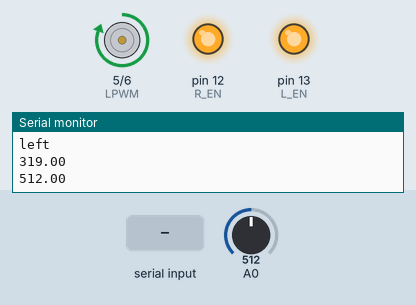
Simulated run of this sketch. Board: Arduino Uno, built with avr-gcc and run on an emulated ATmega328P. Parts: motor-driver pin pairs drawn as motors (green arrow = first pin HIGH = forward, orange = second pin HIGH = backward, longer = more drive), output pins drawn as LEDs (lit = HIGH), the last lines printed to the serial monitor. Inputs (shaded band) come from the test bench; at power-on: A0 = 512.

Above: at 1.2 s.
1.3 s: A0 set to 309
At 2.5 s:
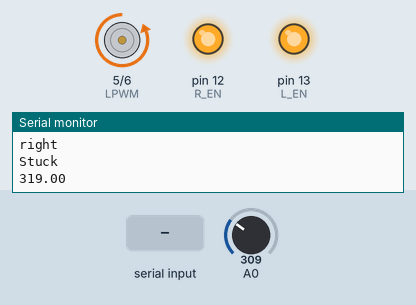
2.8 s: A0 set to 329
At 3.2 s:
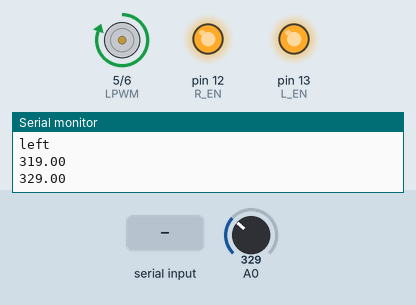
4.3 s: A0 set to 0
At 4.9 s:
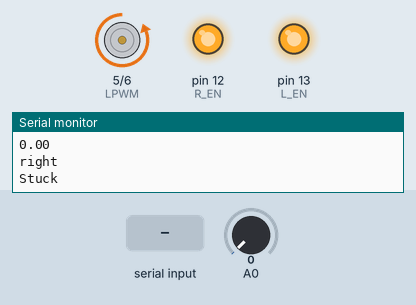
5.8 s: "90,45\n" received over Serial
At 7.5 s:
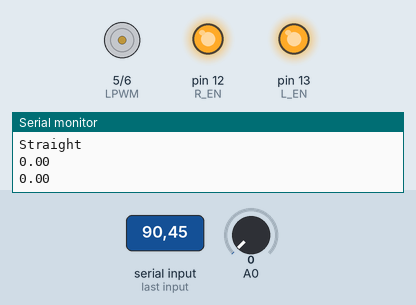
Timing chart, 0 to 9.0 s (numbered marks = the images above; inputs shaded):
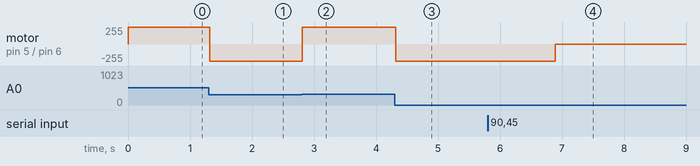

Measured:
- after the input at 1.3 s, motor on pin 5 (LPWM) / pin 6 (RPWM): forward 255/255 → backward 255/255 at once
- after the input at 2.8 s, motor on pin 5 (LPWM) / pin 6 (RPWM): backward 255/255 → forward 255/255 at once
- after the input at 4.3 s, motor on pin 5 (LPWM) / pin 6 (RPWM): forward 255/255 → backward 255/255 at once
- after the input at 5.8 s, motor on pin 5 (LPWM) / pin 6 (RPWM): backward 255/255 → stopped after 1.1 s

The sketch:

redcar_no_ros.ino
```cpp
#include <PID_v1.h> // PID LIBRARY

#define R_EN 12 // ENABLE PIN
#define L_EN 13

#define RPWM 6 // inward motion
#define LPWM 5 // outward motion

double left_setpoint = 0; // declare ALL the variables
double right_setpoint = 0;
double setpoint = 319;
double input = 0;
double right_output = 0;
double left_output = 0;
double incoming = 319;
double incoming_input = 0;
double wheel_angle = 0;
double error = 0;

/* POTENTIOMETER VALUES!!!
   BOUNDS ARE 350 FULL LOCK LEFT
              207 STRAIGHT
              70  FULL LOCK RIGHT
*/

unsigned int Kp = 6000; // proportional gain
unsigned int Ki = 6;    // integral gain
unsigned int Kd = 200;  // derivative gain

PID left(&input, &left_output, &left_setpoint, Kp, Ki, Kd, REVERSE); // Turning left is more positive
PID right(&input, &right_output, &right_setpoint, Kp, Ki, Kd, DIRECT); // Turning right is more negative (referencing the pot)

void setup() {
  // put your setup code here, to run once:
  pinMode(R_EN, OUTPUT);
  pinMode(L_EN, OUTPUT);

  pinMode(RPWM, OUTPUT);
  pinMode(LPWM, OUTPUT);

  left.SetMode(AUTOMATIC);
  right.SetMode(AUTOMATIC);

  digitalWrite(R_EN, HIGH); // leave these as high to allow motor control operation
  digitalWrite(L_EN, HIGH);

  Serial.begin(9600);
}

void loop() {
  // put your main code here, to run repeatedly:
  if (Serial.available() > 0)
  {
    //incoming = Serial.read(); // allow user to test points
    incoming = Serial.parseInt();
    delay(10);
  }
  Serial.println(incoming);
  operation(incoming);
}

void operation(int incoming_input)
{
  input = analogRead(0);
  //setpoint = (wheel_angle + 36.15)/.1721; // need to input a desired wheel_angle
  setpoint = incoming_input;
  error = setpoint - input;

  if (error > 0)
  {
    right_operation(setpoint); // turn right
  }

  else if (error < 0)
  {
    left_operation(setpoint); // turn left
  }

  else if (error == 0)
  {
    no_operation(); // go straight
  }
}

void right_operation(int right_side_setpoint)
{
  right_setpoint = right_side_setpoint;
  input = analogRead(0);

  if (input >= right_side_setpoint)
  {
    input = analogRead(0);
    right_setpoint = right_side_setpoint;
    left.SetMode(MANUAL);
    right.SetMode(MANUAL);
    analogWrite(LPWM, 0);
    analogWrite(RPWM, 0);
    Serial.println(input);
    Serial.println("right stopped");
  }

  //while (input < right_side_setpoint)
  else if (input < right_side_setpoint)
  {
    input = analogRead(0);
    right_setpoint = right_side_setpoint;
    left.SetMode(MANUAL);
    right.SetMode(AUTOMATIC);
    right.Compute();
    analogWrite(LPWM, 0);
    analogWrite(RPWM, right_output);
    Serial.println(input);
    Serial.println("right");
    Serial.println("Stuck");

    if (input >= right_side_setpoint)
      {
        input = analogRead(0);
        right_setpoint = right_side_setpoint;
        left.SetMode(MANUAL);
        right.SetMode(MANUAL);
        analogWrite(LPWM, 0);
        analogWrite(RPWM, 0);
        Serial.println(input);
        Serial.println("right stopped");
      }
  }
}

void left_operation(int left_side_setpoint)
{
  if (input <= left_side_setpoint)
  {
    input = analogRead(0);
    left_setpoint = left_side_setpoint;
    right.SetMode(MANUAL);
    left.SetMode(MANUAL);
    analogWrite(RPWM, 0);
    analogWrite(LPWM, 0);
    Serial.println(input);
    Serial.println("left");
  }

  //while (input > left_side_setpoint)
  else if (input > left_side_setpoint)
  {
    input = analogRead(0);
    left_setpoint = left_side_setpoint;
    right.SetMode(MANUAL);
    left.SetMode(AUTOMATIC);
    left.Compute();
    analogWrite(RPWM, 0);
    analogWrite(LPWM, left_output);
    Serial.println(input);
    Serial.println("left");

    if (input <= left_side_setpoint)
    {
      input = analogRead(0);
      left_setpoint = left_side_setpoint;
      right.SetMode(MANUAL);
      left.SetMode(MANUAL);
      analogWrite(RPWM, 0);
      analogWrite(LPWM, 0);
      Serial.println(input);
      Serial.println("left");
    }
  }
}

void no_operation()
{
  input = analogRead(0);
  right.SetMode(MANUAL);
  left.SetMode(MANUAL);
  analogWrite(RPWM, 0);
  analogWrite(LPWM, 0);
  Serial.println(input);
  Serial.println("Straight");
}
```
